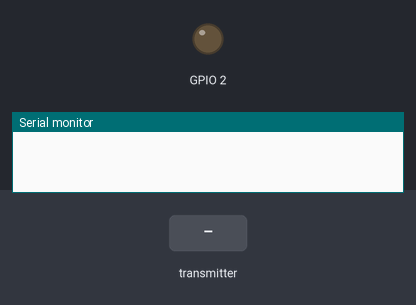
A sketch run on a simulated ESP32. Parts: output pins drawn as LEDs (lit = HIGH), the last lines printed to the serial monitor. Dashed ring = blinking. The inputs (shaded band) are chosen by the test bench.

Above: at 1.2 s.
1.3 s: the transmitter starts sending nodoId = 0
At 1.6 s:
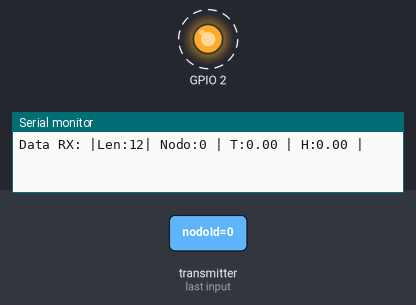
4.3 s: the transmitter starts sending nodoId = 1
Timing chart, 0 to 13.3 s (numbered marks = the images above; inputs shaded):
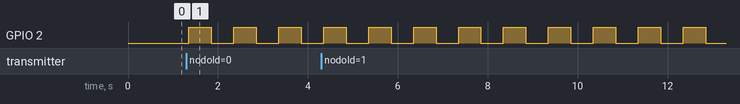

The sketch:

dispositivo_central.ino
```cpp
#include <esp_now.h>
#include <WiFi.h>

#define NODE_ID_SENSOR1  1
#define NODE_ID_SENSOR2  2

#define DATA_SENSOR1  0
#define DATA_SENSOR2  1


// Estructura para recibir datos
typedef struct
{
  uint32_t nodoId;
  float temperatura;
  float humedad;
}Message_t;
Message_t messageRecv;  // idNodo Temperatura Humedad

//Funcion para que se ejecuta cuando se recibe un dato por ESP-NOW de los nodos
void esp_now_recv_cb(const uint8_t *mac, const uint8_t *incomingData, int len);

//Variables de aplicacion
Message_t dataSensores[2] = {0}; // indice = 0 (sensor 1) y indice = 1 (sensor 2)
//led
uint8_t ledState = 0;

void setup()
{
  //Init Pin
  pinMode(2, OUTPUT);

  //Init UART0
  Serial.begin(115200);

  //Configuracion de wifi modo estacion
  WiFi.mode(WIFI_STA);

  //Init ESP-NOW
  if (esp_now_init() != ESP_OK)
  {
    Serial.println("Error al inicializar ESP-NOW");
    return;
  }

  //Registrar la funcion que recibe un dato por ESP-NOW de los nodos
  esp_now_register_recv_cb(esp_now_recv_cb);
}

void loop()
{
  //Manejo de datos recibidos (puede imprimirlos en un HMI o pantalla LCD)
  if(dataSensores[DATA_SENSOR1].nodoId == NODE_ID_SENSOR1)
  {
    dataSensores[DATA_SENSOR1].nodoId = 0; //Resetear nodo para imprimir solo cuando llegan datos nuevos
    Serial.printf("Datos de SENSOR1 -> SALA \r\n");
    Serial.printf("Temperatura: %.2f\r\n", dataSensores[DATA_SENSOR1].temperatura);
    Serial.printf("Humedad    : %.2f\r\n\r\n", dataSensores[DATA_SENSOR1].humedad);
  }
  else if(dataSensores[DATA_SENSOR2].nodoId == NODE_ID_SENSOR2)
  {
    dataSensores[DATA_SENSOR2].nodoId = 0; //Resetear nodo para imprimir solo cuando llegan datos nuevos
    Serial.printf("Datos de SENSOR2 -> HABITACION \r\n");
    Serial.printf("Temperatura: %.2f\r\n", dataSensores[DATA_SENSOR2].temperatura);
    Serial.printf("Humedad    : %.2f\r\n\r\n", dataSensores[DATA_SENSOR2].humedad);
  }
  delay(500);
}

//Desarrollo de funciones
void esp_now_recv_cb(const uint8_t *mac, const uint8_t *incomingData, int len)
{
  // Ignore malformed packets
  if (len != (int)sizeof(messageRecv))
  {
    Serial.printf("Message ignored: invalid length (%d)\r\n", len);
    return;
  }
  memcpy(&messageRecv, incomingData, sizeof(messageRecv));
  Serial.printf("Data RX: |Len:%d| Nodo:%u | T:%.2f | H:%.2f | \r\n\r\n", len, messageRecv.nodoId, messageRecv.temperatura, messageRecv.humedad);

  if(messageRecv.nodoId == NODE_ID_SENSOR1)
  {
    //Copiar datos recibidos
    dataSensores[DATA_SENSOR1].nodoId      = NODE_ID_SENSOR1;
    dataSensores[DATA_SENSOR1].temperatura = messageRecv.temperatura;
    dataSensores[DATA_SENSOR1].humedad     = messageRecv.humedad;
  }
  else if(messageRecv.nodoId == NODE_ID_SENSOR2)
  {
    dataSensores[DATA_SENSOR2].nodoId      = NODE_ID_SENSOR2;
    dataSensores[DATA_SENSOR2].temperatura = messageRecv.temperatura;
    dataSensores[DATA_SENSOR2].humedad     = messageRecv.humedad;
  }

  ledState = ~ledState;
  if(ledState != 0)
  {
    digitalWrite(2, HIGH);
  }
  else
  {
    digitalWrite(2, LOW);
  }
}
```

Measured:
- after the input at 1.3 s, GPIO 2: alternates HIGH for 0.50 s and LOW for 0.50 s, starting after 0.05 s
